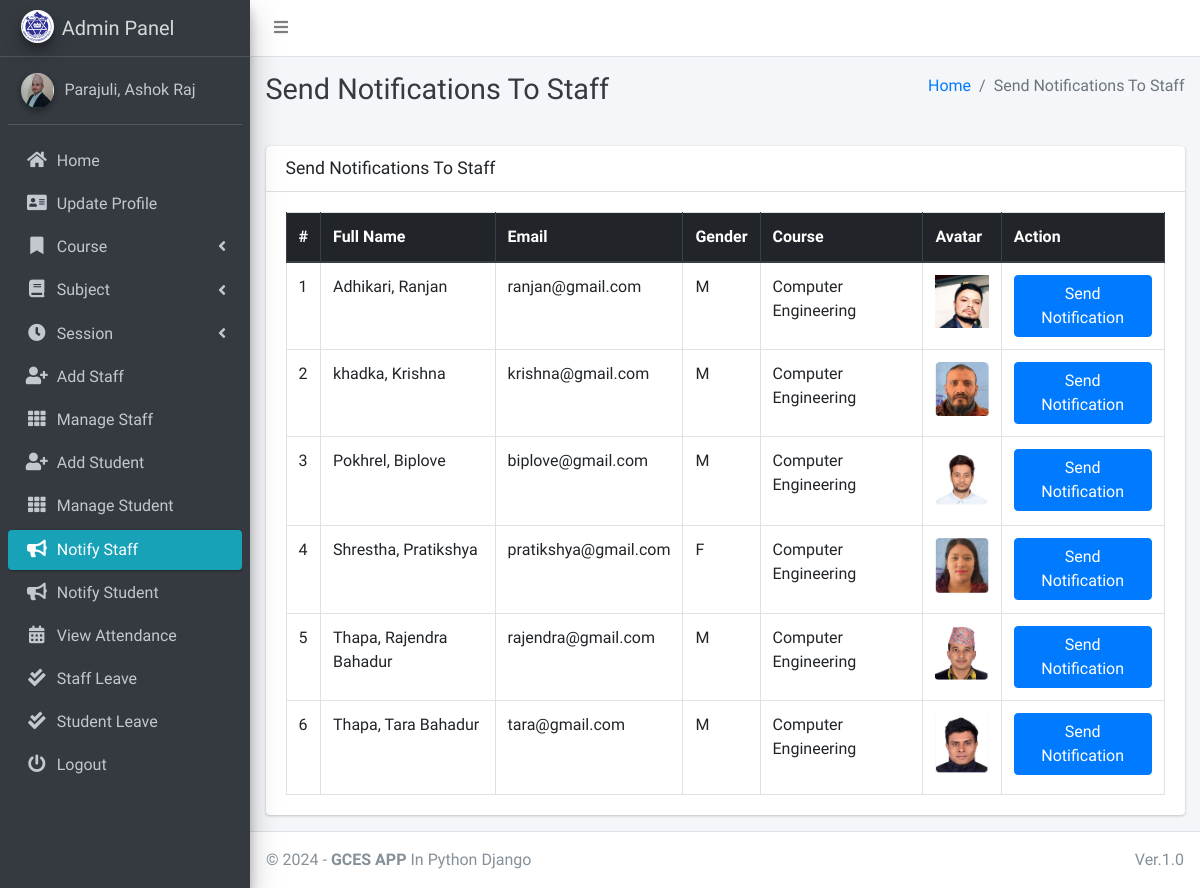
The page /admin_notify_staff (signed in) on the database its author committed.
### main_app/models.py (models this page shows, shortened)
class CustomUser(AbstractUser):
    USER_TYPE = ((1, "HOD"), (2, "Staff"), (3, "Student"))
    GENDER = [("M", "Male"), ("F", "Female")]
    username = None  # Removed username, using email instead
    email = models.EmailField(unique=True)
    user_type = models.CharField(default=1, choices=USER_TYPE, max_length=1)
    gender = models.CharField(max_length=1, choices=GENDER)
    profile_pic = models.ImageField()
    address = models.TextField()
    fcm_token = models.TextField(default="")  # For firebase notifications
    created_at = models.DateTimeField(auto_now_add=True)
    updated_at = models.DateTimeField(auto_now=True)
    USERNAME_FIELD = "email"
    REQUIRED_FIELDS = []
    objects = CustomUserManager()
    def __str__(self):
        return self.last_name + ", " + self.first_name

class Staff(models.Model):
    course = models.ForeignKey(Course, on_delete=models.PROTECT, null=True, blank=False)  # Prevent course deletion if referenced by staff
    admin = models.OneToOneField(CustomUser, on_delete=models.CASCADE)  # CustomUser can be deleted with the staff

class Course(models.Model):
    name = models.CharField(max_length=120)
    created_at = models.DateTimeField(auto_now_add=True)
    updated_at = models.DateTimeField(auto_now=True)

### main_app/hod_views.py (the view)
# urls.py: path("admin_notify_staff", hod_views.admin_notify_staff,
def admin_notify_staff(request):
    staff = CustomUser.objects.filter(user_type=2)
    context = {
        'page_title': "Send Notifications To Staff",
        'allStaff': staff
    }
    return render(request, "hod_template/staff_notification.html", context)

### main_app/templates/hod_template/staff_notification.html (shortened to what this page needs)
{% extends 'main_app/base.html' %}
{% load static %}
{% block page_title %}{{page_title}}{% endblock page_title %}
{% block content %}
<section class="content">
    <div class="container-fluid">
        <div class="row">
            <div class="col-md-12">
                <div class="card">
                    <div class="card-header">
                        <h3 class="card-title">{{page_title}}</h3>
                    </div>
                    <div class="card-body">
                        <table id="example2" class="table table-bordered table-hover">
                            <thead class="thead-dark">
                                <tr>
                                    <th>#</th>
                                    <th>Full Name</th>
                                    <th>Email</th>
                                    <th>Gender</th>
                                    <th>Course</th>
                                    <th>Avatar</th>
                                    <th>Action</th>
                                </tr>
                            </thead>
                            <tbody>
                                {% for staff in allStaff %}
                                <tr>
                                    <td>{{ forloop.counter }}</td>
                                    <td>{{staff.last_name}}, {{staff.first_name}}</td>
                                    <td>{{staff.email}}</td>
                                    <td>{{staff.gender}}</td>
                                    <td>{{staff.staff.course.name}}</td>
                                    <td>
                                        {% if staff.profile_pic == ""  %}
                                        No Image
                                        {% else %}
                                        <img class="img img-fluid mb-2" height="56" width="56"
                                            src="{{staff.profile_pic}}" alt="">
                                        {% endif %}
                                    </td>
                                    <td><button data-toggle = "modal" data-target = "#myModal"class="btn btn-primary show_notification" value="{{staff.id}}">Send Notification</button>
                                    </td>
                                </tr>
                                {% endfor %}
                            </tbody>
                        </table>
                    </div>
                </div>
            </div>
        </div>
    </div>
</section>
{% endblock content %}

### main_app/templates/main_app/sidebar_template.html (shortened to what this page needs)
{% load static %}
<aside class="main-sidebar sidebar-dark-info elevation-4">
    {% if request.user.user_type == '1' %}
    <a href="{% url 'admin_home' %}" class="brand-link">
        <img src="{% static 'dist/img/gces.png' %} " alt="AdminLTE Logo"
            class="brand-image img-circle elevation-3" >
        <span class="brand-text font-weight-light">Admin Panel</span>
    </a>
    <div class="sidebar">
        <div class="user-panel mt-3 pb-3 mb-3 d-flex">
            <div class="image">
                <img src="{{ request.user.profile_pic}}" class="img-circle elevation-2" alt="User Image">
            </div>
            <div class="info">
                <a href="#" class="d-block">{{user}}</a>
            </div>
        </div>
        <nav class="mt-2">
            <ul class="nav nav-pills nav-sidebar flex-column" data-widget="treeview" role="menu" data-accordion="false">
                <li class="nav-item">
                    {% url 'admin_home' as admin_home %}
                    <a href="{{admin_home}}" class="nav-link {% if admin_home == request.path %} active {% endif %}">
                        <i class="nav-icon fas fa-home"></i>
                        <p>
                            Home
                        </p>
                    </a>
                </li>
                <li class="nav-item">
                    {% url 'admin_view_profile' as admin_view_profile %}
                    <a href="{{admin_view_profile}}"
                        class="nav-link {% if admin_view_profile == request.path %} active {% endif %}">
                        <i class="nav-icon fas fa-address-card"></i>
                        <p>
                            Update Profile
                        </p>
                    </a>
                </li>
                <li class="nav-item has-treeview">
                    <a href="#" class="nav-link">
                        <i class="nav-icon fas fa-bookmark"></i>
                        <p>
                            Course
                            <i class="fas fa-angle-left right"></i>
                        </p>
                    </a>
                </li>
                <li class="nav-item has-treeview">
                    <a href="#" class="nav-link">
                        <i class="nav-icon fas fa-book"></i>
                        <p>
                            Subject
                            <i class="fas fa-angle-left right"></i>
                        </p>
                    </a>
                </li>
                <li class="nav-item has-treeview">
                    <a href="#" class="nav-link">
                        <i class="nav-icon fas fa-clock"></i>
                        <p>
                            Session
                            <i class="fas fa-angle-left right"></i>
                        </p>
                    </a>
                </li>
                <li class="nav-item">
                    {% url 'add_staff' as add_staff %}
                    <a href="{{add_staff}}" class="nav-link {% if add_staff == request.path %} active {% endif %}">
                        <i class="nav-icon fas fa-user-plus"></i>
                        <p>
                            Add Staff
                        </p>
                    </a>
                </li>
                <li class="nav-item">
                    {% url 'manage_staff' as manage_staff %}
                    {% url 'edit_staff' staff_id as edit_staff %}
                    <a href="{{manage_staff}}"
                        class="nav-link {% if manage_staff == request.path or request.path == edit_staff %} active {% endif %}">
                        <i class="nav-icon fas fa-th"></i>
                        <p>
                            Manage Staff
                        </p>
                    </a>
                </li>
                <li class="nav-item">
                    {% url 'add_student' as add_student%}
                    <a href="{{add_student}}" class="nav-link  {% if add_student == request.path %} active {% endif %}">
                        <i class="nav-icon fas fa-user-plus"></i>
                        <p>
                            Add Student
                        </p>
                    </a>
                </li>
                <li class="nav-item">
                    {% url 'manage_student' as manage_student %}
                    {% url 'edit_student' student_id as edit_student %}
                    <a href="{{manage_student}}"
                        class="nav-link  {% if edit_student == request.path or manage_student == request.path %} active {% endif %}">
                        <i class="nav-icon fas fa-th"></i>
                        <p>
                            Manage Student
                        </p>
                    </a>
                </li>
                <li class="nav-item">
                    {% url 'admin_notify_staff' as admin_notify_staff %}
                    <a href="{{admin_notify_staff}}"
                        class="nav-link {% if admin_notify_staff == request.path %} active {% endif %}">
                        <i class="nav-icon fas fa-bullhorn"></i>
                        <p>
                            Notify Staff
                        </p>
                    </a>
                </li>
                <li class="nav-item">
                    {% url 'admin_notify_student' as admin_notify_student %}
                    <a href="{{admin_notify_student}}"
                        class="nav-link {% if admin_notify_student == request.path %} active {% endif %}">
                        <i class="nav-icon fas fa-bullhorn"></i>
                        <p>
                            Notify Student
                        </p>
                    </a>
                </li>
                <li class="nav-item">
                    {% url 'admin_view_attendance' as admin_view_attendance %}
                <li class="nav-item">
                    <a href="{{admin_view_attendance}}"
                        class="nav-link  {% if admin_view_attendance == request.path %} active {% endif %}">
                        <i class="nav-icon fas fa-calendar-alt"></i>
                        <p>
                            View Attendance
                        </p>
                    </a>
                </li>
                <li class="nav-item">
                    {% url 'view_staff_leave' as view_staff_leave %}
                    <a href="{{view_staff_leave}}"
                        class="nav-link  {% if view_staff_leave == request.path %} active {% endif %}">
                        <i class="nav-icon fas fa-check-double"></i>
                        <p>
                            Staff Leave
                        </p>
                    </a>
                </li>
                <li class="nav-item">
                    {% url 'view_student_leave' as view_student_leave %}
                    <a href="{% url 'view_student_leave' %}"
                        class="nav-link  {% if view_student_leave == request.path %} active {% endif %}">
                        <i class="nav-icon fas fa-check-double"></i>
                        <p>
                            Student Leave
                        </p>
                    </a>
                </li>
                                        {% endif %}
                                        <li class="nav-item">
                                            <a href="{% url 'user_logout' %}"
                                                onclick="return confirm('Your session would be terminated.\n\nProceed?')"
                                                class="nav-link">
                                                <i class="nav-icon fas fa-power-off"></i>
                                                <p>
                                                    Logout
                                                </p>
                                            </a>
                                        </li>
                                    </ul>
                                </nav>
                            </div>
</aside>

### rows shown on the page
CustomUser: last_name+first_name "Parajuli, Ashok Raj"
CustomUser: last_name "Adhikari", first_name "Ranjan", email "ranjan@gmail.com", gender "M", staff.course.name "Computer Engineering", profile_pic (picture)
CustomUser: last_name "khadka", first_name "Krishna", email "krishna@gmail.com", gender "M", staff.course.name "Computer Engineering", shows a picture
CustomUser: last_name "Pokhrel", first_name "Biplove", email "biplove@gmail.com", gender "M", staff.course.name "Computer Engineering", shows a picture
CustomUser: last_name "Shrestha", first_name "Pratikshya", email "pratikshya@gmail.com", gender "F", staff.course.name "Computer Engineering", shows a picture
CustomUser: last_name "Thapa", first_name "Rajendra Bahadur", email "rajendra@gmail.com", gender "M", staff.course.name "Computer Engineering", shows a picture
CustomUser: last_name "Thapa", first_name "Tara Bahadur", email "tara@gmail.com", gender "M", staff.course.name "Computer Engineering", shows a picture

### other values the page prints
{{ page_title }} "Send Notifications To Staff"
